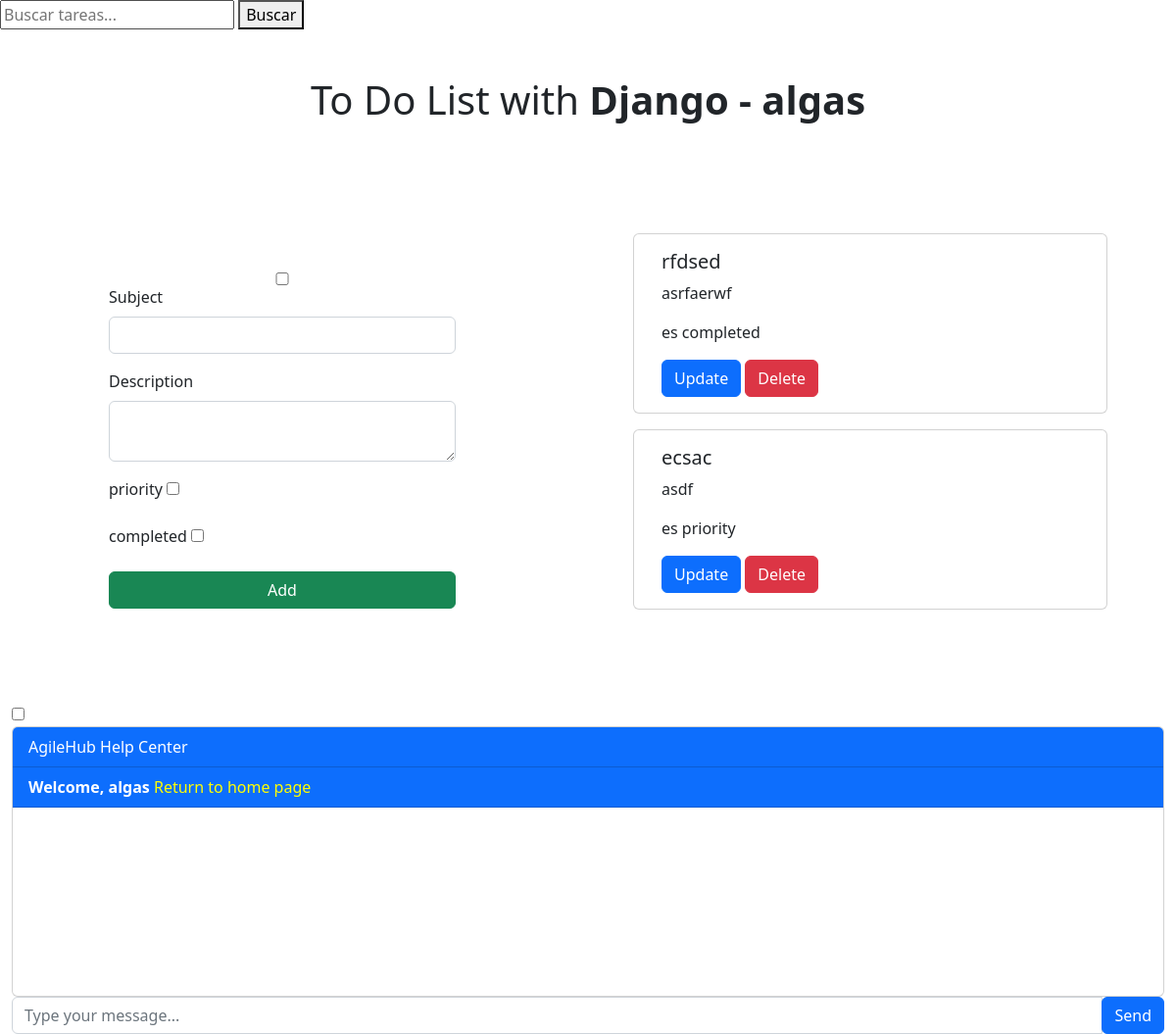
Page / (signed in) on the earlier database version.
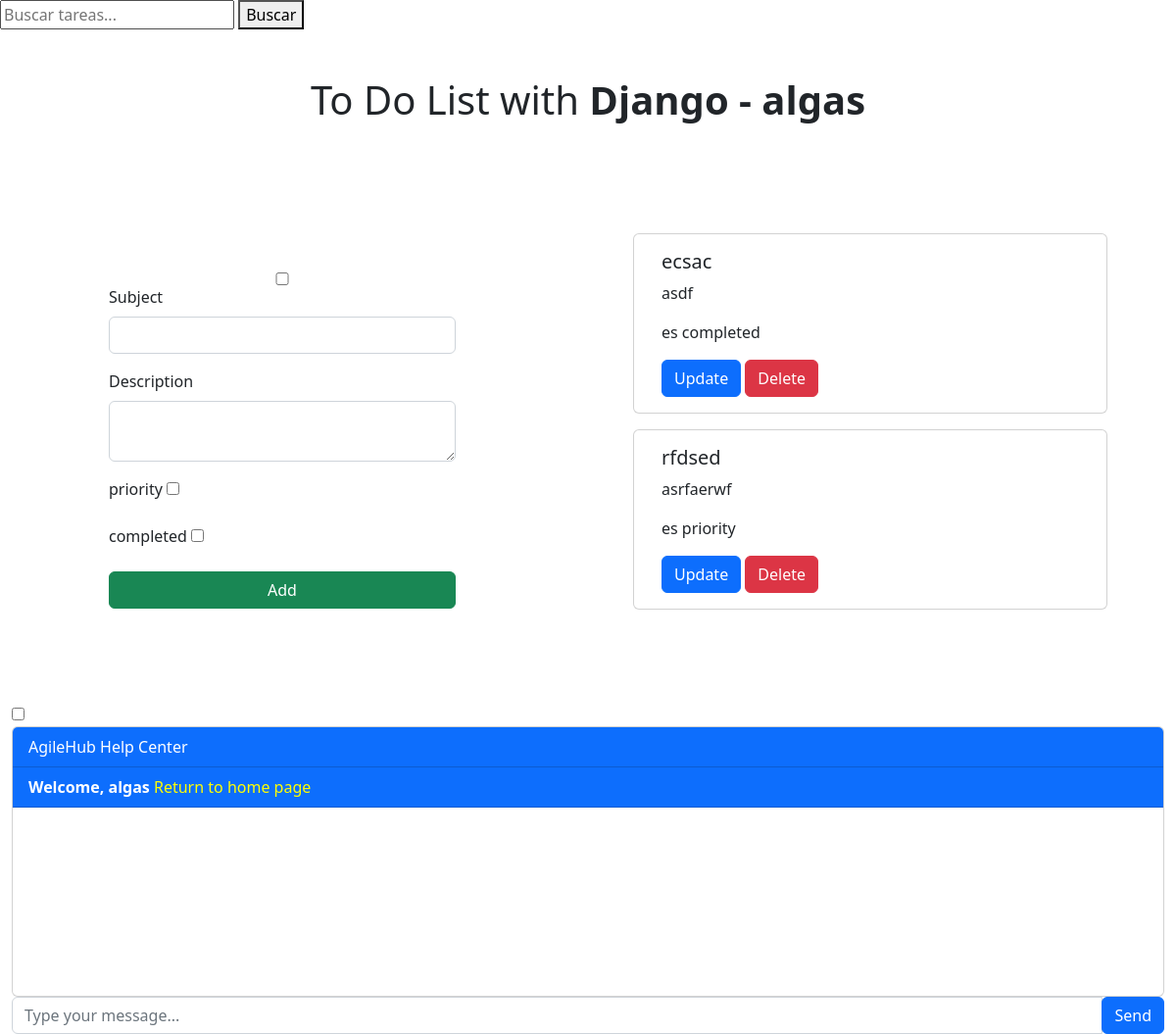
Same page on the later database version.
### taskmanager/models.py (models this page shows, shortened)
class Task(models.Model):
    user = models.ForeignKey(User,
                             on_delete=models.CASCADE,
                                null=True,
                                blank=True)
    subject = models.CharField(max_length=100)
    description = models.CharField(max_length=200)
    completed= models.BooleanField(default=False)
    priority= models.BooleanField(default=False)
    class Meta:
        ordering=['completed']

### taskmanager/views.py (the view)
# urls.py: path("", views.index, name="index"),
@login_required
def index(request):
    user_tasks = Task.objects.filter(user=request.user)
    db_data = Task.objects.all()
    context = {
        "db_data": user_tasks[::-1],
        "update": None
    }
    return render(request, "TaskManager/index.html", context)

### Templates/TaskManager/index.html (shortened to what the changed rows need)
<!DOCTYPE html>
<html lang="en">
<head>
    <link href="https://cdn.jsdelivr.net/npm/bootstrap@5.2.0-beta1/dist/css/bootstrap.min.css" rel="stylesheet">
</head>
<body>
    <main class="container-fluid">
        <div class="row my-5">
            <h1 class="col text-center">To Do List with <b>Django - {{user.username}}</b></h1>
        </div>
        <div class="row justify-content-center py-5">
            <div class="col-5 container justify-content-center">
            {% for data in db_data %}
               <div class="row">
                <div class="card w-75 col m-2">
                    <div class="card-body">
                        <h5 class="card-title">{{ data.subject }}</h5>
                        <p class="card-text">{{ data.description }}</p>
                        {% if data.priority %}
                        <p>es priority</p>
                        {% endif %}
                        {% if data.completed %}
                        <p>es completed</p>
                        {% endif %}
                        <a href={% url "update_form" data.id %} class="btn btn-primary">Update</a>
                        <a href={% url "delete" data.id %} class="btn btn-danger">Delete</a>
                    </div>
                </div>
                </div>
            {% endfor %}
            </div>
        </div>
</body>
</html>

Differences in the rows shown:
changed Task "ecsac": now shows "es completed"; no longer shows "es priority"; moves up the list
changed Task "rfdsed": now shows "es priority"; no longer shows "es completed"
